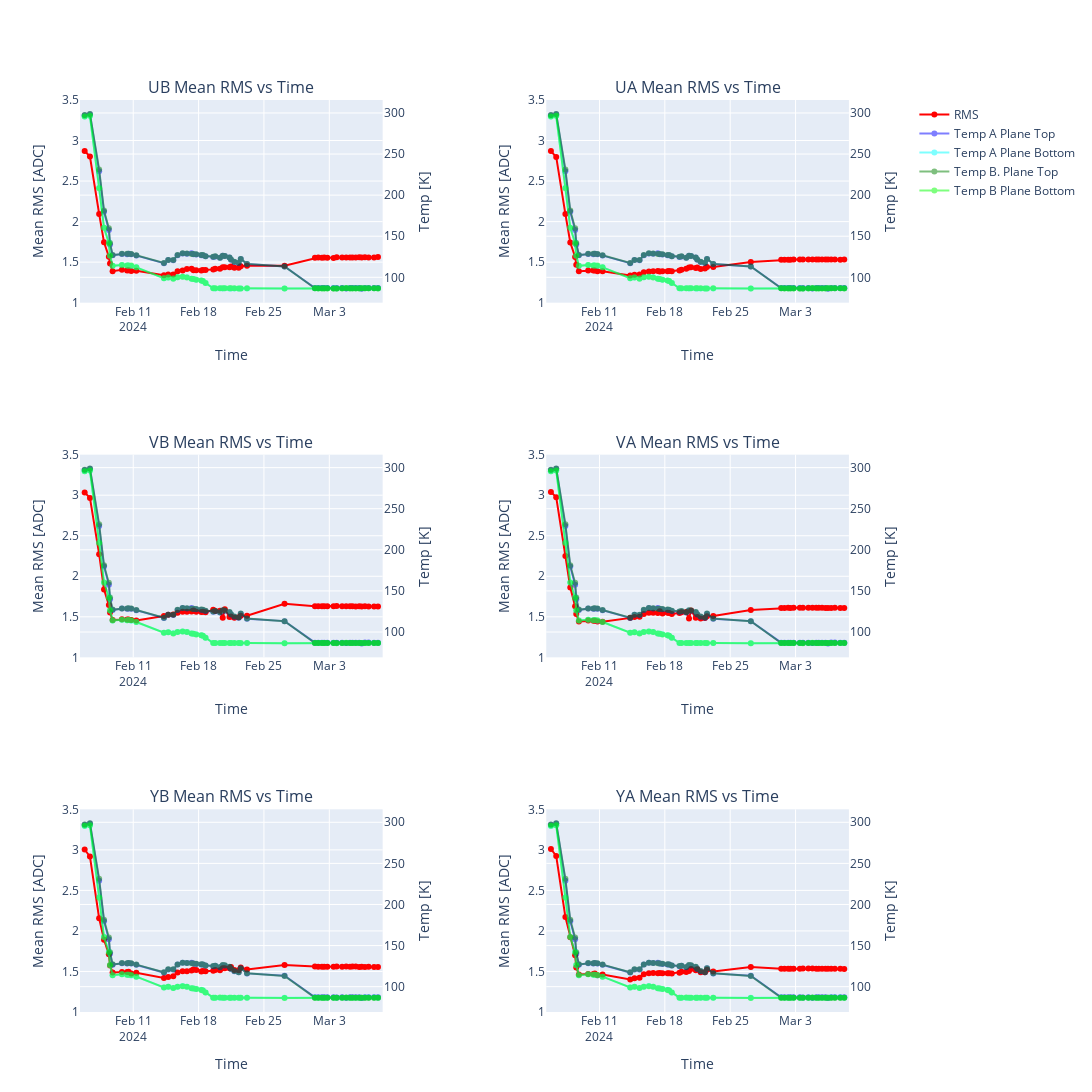

The notebook cell saved with this chart:
### Code cell
#filename = f"RMS_plots_planeB_{Run_num}.pdf"
dt = timedelta(hours=12)
fig = make_subplots(rows=3,cols=2,subplot_titles = (f'UB Mean RMS vs Time','UA Mean RMS vs Time',f'VB Mean RMS vs Time','VA Mean RMS vs Time',f'YB Mean RMS vs Time','YA Mean RMS vs Time',),
                                                   specs=[[{"secondary_y": True}, {"secondary_y": True}],
                           [{"secondary_y": True}, {"secondary_y": True}], [{"secondary_y": True}, {"secondary_y": True}]])
#mask = Noise_df['wire_plane'] == 'UB'
#median = np.median(Noise_df['Raw_rms'][mask])
#mean = np.mean(Noise_df['Raw_rms'][mask])
#fig.add_trace(go.Histogram(x=Noise_df['Raw_rms'][mask],marker_color = 'red',xbins=dict(start = median - 5,end = median+5,size=.05)),row = 1, col =2)
'''
fig.add_trace(go.Scatter(x=Times,y = Extract(run_df['run_median'],0),marker_color = 'red',text = run_df['run'],mode='lines+markers+text'),row = 1, col = 1)
fig.add_trace(go.Scatter(x=Times,y = Extract(run_df['run_median'],1),marker_color = 'red',text = run_df['run'],mode='lines+markers+text'),row = 2, col = 1)
fig.add_trace(go.Scatter(x=Times,y = Extract(run_df['run_median'],2),marker_color = 'red',text = run_df['run'],mode='lines+markers+text'),row = 3, col = 1)
fig.add_trace(go.Scatter(x=Times,y = Extract(run_df['run_median'],3),marker_color = 'red',text = run_df['run'],mode='lines+markers+text'),row = 1, col = 2)
fig.add_trace(go.Scatter(x=Times,y = Extract(run_df['run_median'],4),marker_color = 'red',text = run_df['run'],mode='lines+markers+text'),row = 2, col = 2)
fig.add_trace(go.Scatter(x=Times,y = Extract(run_df['run_median'],5),marker_color = 'red',text = run_df['run'],mode='lines+markers+text'),row = 3, col = 2)
'''
fig.add_trace(go.Scatter(x=Times,y = Extract(run_df['run_mean'],0),marker_color = 'red',mode='lines+markers',name = 'RMS'),row = 1, col = 1,secondary_y = False)
fig.add_trace(go.Scatter(x=Times,y = Extract(run_df['run_mean'],1),marker_color = 'red',mode='lines+markers',showlegend=False),row = 2, col = 1,secondary_y = False)
fig.add_trace(go.Scatter(x=Times,y = Extract(run_df['run_mean'],2),marker_color = 'red',mode='lines+markers',showlegend=False),row = 3, col = 1,secondary_y = False)
fig.add_trace(go.Scatter(x=Times,y = Extract(run_df['run_mean'],3),marker_color = 'red',mode='lines+markers',showlegend=False),row = 1, col = 2,secondary_y = False)
fig.add_trace(go.Scatter(x=Times,y = Extract(run_df['run_mean'],4),marker_color = 'red',mode='lines+markers',showlegend=False),row = 2, col = 2,secondary_y = False)
fig.add_trace(go.Scatter(x=Times,y = Extract(run_df['run_mean'],5),marker_color = 'red',mode='lines+markers',showlegend=False),row = 3, col = 2,secondary_y = False)

fig.add_trace(go.Scatter(x=Times,y = Temp_df['AT'],marker_color = 'blue',mode='lines+markers',name = 'Temp A Plane Top',opacity=0.5),row = 1, col = 1,secondary_y = True)
fig.add_trace(go.Scatter(x=Times,y = Temp_df['AT'],marker_color = 'blue',mode='lines+markers',showlegend=False,opacity=0.5),row = 2, col = 1,secondary_y = True)
fig.add_trace(go.Scatter(x=Times,y = Temp_df['AT'],marker_color = 'blue',mode='lines+markers',showlegend=False,opacity=0.5),row = 3, col = 1,secondary_y = True)
fig.add_trace(go.Scatter(x=Times,y = Temp_df['AT'],marker_color = 'blue',mode='lines+markers',showlegend=False,opacity=0.5),row = 1, col = 2,secondary_y = True)
fig.add_trace(go.Scatter(x=Times,y = Temp_df['AT'],marker_color = 'blue',mode='lines+markers',showlegend=False,opacity=0.5),row = 2, col = 2,secondary_y = True)
fig.add_trace(go.Scatter(x=Times,y = Temp_df['AT'],marker_color = 'blue',mode='lines+markers',showlegend=False,opacity=0.5),row = 3, col = 2,secondary_y = True)

fig.add_trace(go.Scatter(x=Times,y = Temp_df['AB'],marker_color = 'cyan',mode='lines+markers',name = 'Temp A Plane Bottom',opacity=0.5),row = 1, col = 1,secondary_y = True)
fig.add_trace(go.Scatter(x=Times,y = Temp_df['AB'],marker_color = 'cyan',mode='lines+markers',showlegend=False,opacity=0.5),row = 2, col = 1,secondary_y = True)
fig.add_trace(go.Scatter(x=Times,y = Temp_df['AB'],marker_color = 'cyan',mode='lines+markers',showlegend=False,opacity=0.5),row = 3, col = 1,secondary_y = True)
fig.add_trace(go.Scatter(x=Times,y = Temp_df['AB'],marker_color = 'cyan',mode='lines+markers',showlegend=False,opacity=0.5),row = 1, col = 2,secondary_y = True)
fig.add_trace(go.Scatter(x=Times,y = Temp_df['AB'],marker_color = 'cyan',mode='lines+markers',showlegend=False,opacity=0.5),row = 2, col = 2,secondary_y = True)
fig.add_trace(go.Scatter(x=Times,y = Temp_df['AB'],marker_color = 'cyan',mode='lines+markers',showlegend=False,opacity=0.5),row = 3, col = 2,secondary_y = True)

fig.add_trace(go.Scatter(x=Times,y = Temp_df['BT'],marker_color = 'green',mode='lines+markers',name = 'Temp B. Plane Top',opacity=0.5),row = 1, col = 1,secondary_y = True)
fig.add_trace(go.Scatter(x=Times,y = Temp_df['BT'],marker_color = 'green',mode='lines+markers',showlegend=False,opacity=0.5),row = 2, col = 1,secondary_y = True)
fig.add_trace(go.Scatter(x=Times,y = Temp_df['BT'],marker_color = 'green',mode='lines+markers',showlegend=False,opacity=0.5),row = 3, col = 1,secondary_y = True)
fig.add_trace(go.Scatter(x=Times,y = Temp_df['BT'],marker_color = 'green',mode='lines+markers',showlegend=False,opacity=0.5),row = 1, col = 2,secondary_y = True)
fig.add_trace(go.Scatter(x=Times,y = Temp_df['BT'],marker_color = 'green',mode='lines+markers',showlegend=False,opacity=0.5),row = 2, col = 2,secondary_y = True)
fig.add_trace(go.Scatter(x=Times,y = Temp_df['BT'],marker_color = 'green',mode='lines+markers',showlegend=False,opacity=0.5),row = 3, col = 2,secondary_y = True)

fig.add_trace(go.Scatter(x=Times,y = Temp_df['BB'],marker_color = 'lime',mode='lines+markers',name = 'Temp B Plane Bottom',opacity=0.5),row = 1, col = 1,secondary_y = True)
fig.add_trace(go.Scatter(x=Times,y = Temp_df['BB'],marker_color = 'lime',mode='lines+markers',showlegend=False,opacity=0.5),row = 2, col = 1,secondary_y = True)
fig.add_trace(go.Scatter(x=Times,y = Temp_df['BB'],marker_color = 'lime',mode='lines+markers',showlegend=False,opacity=0.5),row = 3, col = 1,secondary_y = True)
fig.add_trace(go.Scatter(x=Times,y = Temp_df['BB'],marker_color = 'lime',mode='lines+markers',showlegend=False,opacity=0.5),row = 1, col = 2,secondary_y = True)
fig.add_trace(go.Scatter(x=Times,y = Temp_df['BB'],marker_color = 'lime',mode='lines+markers',showlegend=False,opacity=0.5),row = 2, col = 2,secondary_y = True)
fig.add_trace(go.Scatter(x=Times,y = Temp_df['BB'],marker_color = 'lime',mode='lines+markers',showlegend=False,opacity=0.5),row = 3, col = 2,secondary_y = True)
def improve_text_position(x):
    """ it is more efficient if the x values are sorted """
    # fix indentation 
    positions = ['top center', 'bottom center']  # you can add more: left center ...
    return [positions[i % len(positions)] for i in range(len(x))]

fig.update_traces(textposition=improve_text_position(Extract(run_df['run_mean'],0)),textfont_size=12)

fig.update_layout(yaxis = dict(range = [1,3.5]),xaxis = dict(range = [min(Times)-dt,max(Times)+dt]))
fig.update_layout(yaxis3 = dict(range = [1,3.5]),xaxis2 = dict(range = [min(Times)-dt,max(Times)+dt]))
fig.update_layout(yaxis5 = dict(range = [1,3.5]),xaxis3 = dict(range = [min(Times)-dt,max(Times)+dt]))
fig.update_layout(yaxis7 = dict(range = [1,3.5]),xaxis4 = dict(range = [min(Times)-dt,max(Times)+dt]))
fig.update_layout(yaxis9 = dict(range = [1,3.5]),xaxis5 = dict(range = [min(Times)-dt,max(Times)+dt]))
fig.update_layout(yaxis11 = dict(range = [1,3.5]),xaxis6 = dict(range = [min(Times)-dt,max(Times)+dt]))



fig.update_yaxes(title_text = "Mean RMS [ADC]", secondary_y=False,row = 1, col = 1)
fig.update_yaxes(title_text = "Mean RMS [ADC]", secondary_y=False,row = 2, col = 1)
fig.update_yaxes(title_text = "Mean RMS [ADC]", secondary_y=False,row = 3, col = 1)
fig.update_yaxes(title_text = "Temp [K]", secondary_y=True,row = 1, col = 1)
fig.update_yaxes(title_text = "Temp [K]", secondary_y=True,row = 2, col = 1)
fig.update_yaxes(title_text = "Temp [K]", secondary_y=True,row = 3, col = 1)
fig.update_xaxes(title_text = "Time",row = 1, col = 1)
fig.update_xaxes(title_text = "Time",row = 2, col = 1)
fig.update_xaxes(title_text = "Time",row = 3, col = 1)
fig.update_xaxes(title_text = "Time",row = 1, col = 2)
fig.update_xaxes(title_text = "Time",row = 2, col = 2)
fig.update_xaxes(title_text = "Time",row = 3, col = 2)
fig.update_yaxes(title_text = "Mean RMS [ADC]", secondary_y=False,row = 1, col = 2)
fig.update_yaxes(title_text = "Mean RMS [ADC]", secondary_y=False,row = 2, col = 2)
fig.update_yaxes(title_text = "Mean RMS [ADC]", secondary_y=False,row = 3, col = 2)
fig.update_yaxes(title_text = "Temp [K]", secondary_y=True,row = 1, col = 2)
fig.update_yaxes(title_text = "Temp [K]", secondary_y=True,row = 2, col = 2)
fig.update_yaxes(title_text = "Temp [K]", secondary_y=True,row = 3, col = 2)


fig.update_layout(height = 1200, width = 1600,showlegend = True)
first_run = run_df['run'][0]
last_run = run_df['run'][-1]
fig.write_image(f'/Users/danielcarber/Documents/SBND/Noise Analysis/Plots/Mean_RMS_vs_{first_run}_{last_run}.png')
#fig.write_image(directory+filename)
fig.show()
